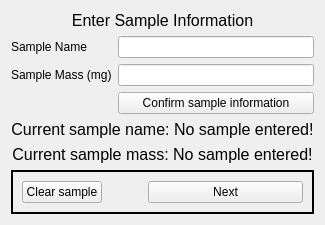
      <widget class="QWidget" name="tab_sample">
       <attribute name="title">
        <string>Sample</string>
       </attribute>
       <layout class="QGridLayout" name="gridLayout_2">
        <item row="2" column="1">
         <widget class="QLineEdit" name="sampleMassLineEdit"/>
        </item>
        <item row="2" column="0">
         <widget class="QLabel" name="sampleMassLbl">
          <property name="text">
           <string>Sample Mass (mg)</string>
          </property>
         </widget>
        </item>
        <item row="1" column="1">
         <widget class="QLineEdit" name="sampleNameLineEdit"/>
        </item>
        <item row="1" column="0">
         <widget class="QLabel" name="sampleNameLbl">
          <property name="text">
           <string>Sample Name</string>
          </property>
         </widget>
        </item>
        <item row="0" column="0" colspan="2">
         <widget class="QLabel" name="sampleTitleLbl">
          <property name="sizePolicy">
           <sizepolicy hsizetype="Preferred" vsizetype="Fixed">
            <horstretch>0</horstretch>
            <verstretch>0</verstretch>
           </sizepolicy>
          </property>
          <property name="font">
           <font>
            <pointsize>12</pointsize>
           </font>
          </property>
          <property name="text">
           <string>Enter Sample Information</string>
          </property>
          <property name="alignment">
           <set>Qt::AlignCenter</set>
          </property>
         </widget>
        </item>
        <item row="3" column="1">
         <widget class="QPushButton" name="confirmSampleInfoBtn">
          <property name="text">
           <string>Confirm sample information</string>
          </property>
         </widget>
        </item>
        <item row="4" column="0" colspan="2">
         <widget class="QLabel" name="currentSampleNameLbl">
          <property name="sizePolicy">
           <sizepolicy hsizetype="Minimum" vsizetype="Fixed">
            <horstretch>0</horstretch>
            <verstretch>0</verstretch>
           </sizepolicy>
          </property>
          <property name="font">
           <font>
            <pointsize>12</pointsize>
           </font>
          </property>
          <property name="text">
           <string>Current sample name: No sample entered!</string>
          </property>
          <property name="alignment">
           <set>Qt::AlignCenter</set>
          </property>
         </widget>
        </item>
        <item row="5" column="0" colspan="2">
         <widget class="QLabel" name="currentSampleMassLbl">
          <property name="sizePolicy">
           <sizepolicy hsizetype="Minimum" vsizetype="Fixed">
            <horstretch>0</horstretch>
            <verstretch>0</verstretch>
           </sizepolicy>
          </property>
          <property name="font">
           <font>
            <pointsize>12</pointsize>
           </font>
          </property>
          <property name="text">
           <string>Current sample mass: No sample entered!</string>
          </property>
          <property name="alignment">
           <set>Qt::AlignCenter</set>
          </property>
         </widget>
        </item>
        <item row="6" column="0" colspan="2">
         <widget class="QFrame" name="bottomBtnFrame">
          <property name="sizePolicy">
           <sizepolicy hsizetype="Expanding" vsizetype="Fixed">
            <horstretch>0</horstretch>
            <verstretch>0</verstretch>
           </sizepolicy>
          </property>
          <property name="frameShape">
           <enum>QFrame::Panel</enum>
          </property>
          <property name="frameShadow">
           <enum>QFrame::Plain</enum>
          </property>
          <property name="lineWidth">
           <number>2</number>
          </property>
          <layout class="QHBoxLayout" name="horizontalLayout_4">
           <item>
            <widget class="QPushButton" name="clearSampleInfoBtn">
             <property name="sizePolicy">
              <sizepolicy hsizetype="Fixed" vsizetype="Fixed">
               <horstretch>0</horstretch>
               <verstretch>0</verstretch>
              </sizepolicy>
             </property>
             <property name="text">
              <string>Clear sample</string>
             </property>
            </widget>
           </item>
           <item>
            <spacer name="horizontalSpacer_4">
             <property name="orientation">
              <enum>Qt::Horizontal</enum>
             </property>
             <property name="sizeType">
              <enum>QSizePolicy::Minimum</enum>
             </property>
             <property name="sizeHint" stdset="0">
              <size>
               <width>40</width>
               <height>20</height>
              </size>
             </property>
            </spacer>
           </item>
           <item>
            <widget class="QPushButton" name="sampleTabNextBtn">
             <property name="text">
              <string>Next</string>
             </property>
            </widget>
           </item>
          </layout>
         </widget>
        </item>
       </layout>
      </widget>
